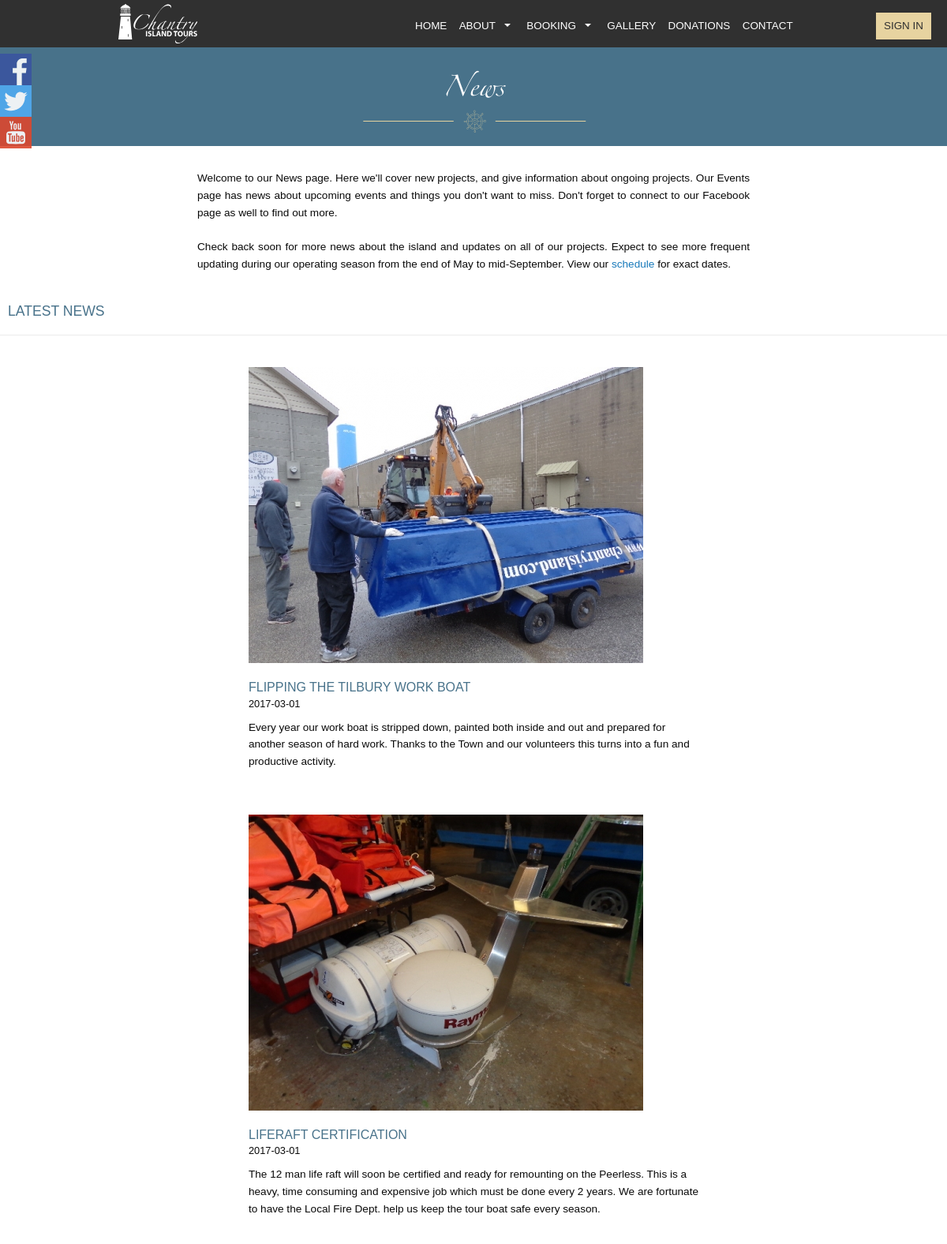
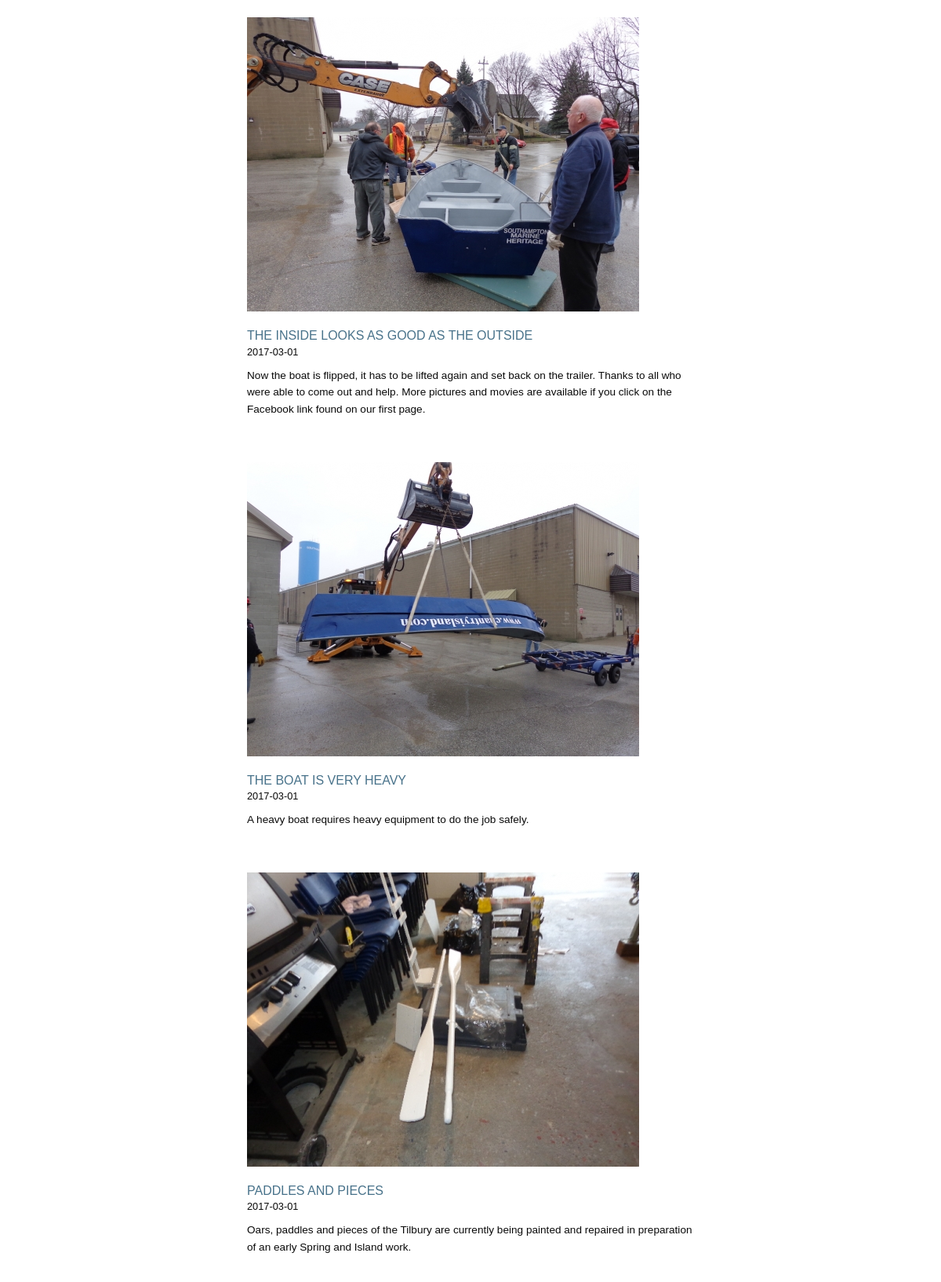
Page /news.php (upper part) on the committed database (2 pictures, top to bottom).
### tables this page shows
CREATE TABLE `tbl_news` (
  `news_id` mediumint(40) UNSIGNED NOT NULL,
  `news_type` mediumint(40) NOT NULL,
  `news_title` varchar(100) DEFAULT NULL,
  `news_date` varchar(100) DEFAULT NULL,
  `news_image` varchar(200) DEFAULT NULL,
  `news_content` text
);

### admin/phpscripts/functions.php (called while the page is built, shortened)
<?php
	function dynamicNews($tbl, $col, $id) {
		include('connect.php');
		$querySingle = "SELECT * FROM {$tbl} WHERE {$col}={$id} ORDER BY news_id DESC";
		$runSingle = mysqli_query($link, $querySingle);
		if($runSingle){
			return $runSingle;
		}else{
			$error =  "<i>There was an error accessing this information. Please contact your admin.</i>";
			return $error;
		}
	}
?>

### news.php (the view, shortened to what this page needs)
<?php
  $tbl = "tbl_news";
  $col = "news_type";
  $id = 1;
  $news = dynamicNews($tbl, $col, $id);
  require_once("includes/header.php");
?>
      <div class="row aboutInfo">
        <div class="small-12 medium-12 large-12 columns aboutHead">
          <h2>News</h2>
          <img src="images/wheel.svg" alt="Boat wheel" class="wheel">
        </div>
        <div class="small-12 medium-12 large-12 columns aboutBlurb">
          <p>Welcome to our News page. Here we'll cover new projects, and give information about ongoing projects. Our Events page has news about upcoming events and things you don't want to miss. Don't forget to connect to our Facebook page as well to find out more.<br><br>
          Check back soon for more news about the island and updates on all of our projects. Expect to see more frequent updating during our operating season from the end of May to mid-September. View our <a href="schedule.php">schedule</a> for exact dates.</p>
        </div>
      </div>
      <div class="row" id="newsStories">
        <div class="small-12 medium-12 large-12 columns" id="featured">
          <h3>Latest News</h3>
        </div>
        <div class="small-12 medium-12 large-12 columns">
            <?php
              while($row = mysqli_fetch_array($news)) {
                echo "<div class=\"small-12 medium-6 medium-offset-3 large-6 large-offset-3 columns end\">";
                echo "<img src=\"images/news/{$row['news_image']}\" alt=\"{$row['news_title']}\">";
                echo "<h4>{$row['news_title']}</h4>";
                echo "<h5>{$row['news_date']}</h5>";
                echo "<p>{$row['news_content']}</p>";
                echo "</div>";
              }
            ?>
        </div>
      </div>
<?php
  require_once("includes/footer.php");
?>

### css/app.css (style rules this page uses)
body { background-color: #fff; }
h1, h2 { font-family: 'Zapfino', cursive; }
h3 { font-family: 'MyriadPro-Bold', sans-serif; text-transform: uppercase; font-size: 1.1em; }
p { font-family: 'MyriadPro-Regular', sans-serif; text-align: justify; font-size: 0.85em; }
a { font-family: 'MyriadPro-Semibold', sans-serif; }
.wheel { margin: -10px 0 10px 0; width: 300px; }
@media screen and (min-width: 40em) { h2 { font-size: 1.5em; } }
.aboutInfo { min-width: 100%; text-align: center; }
.aboutHead { background-color: #48728a; padding-top: 40px; }
.aboutHead h2 { color: #fff; }
.aboutBlurb { padding: 20px 20px 10px 20px; }
@media screen and (min-width: 40em) { .aboutBlurb { padding: 30px 50px 10px 50px; } }
@media screen and (min-width: 64.063em) { .aboutBlurb { padding: 30px 250px 10px 250px; } }
#newsStories h3 { color: #48728a; }
#newsStories h4 { color: #48728a; text-transform: uppercase; font-family: 'MyriadPro-Semibold', sans-serif; font-size: 1em; margin: 0; padding: 0; }
#featured { border-bottom: 1px solid #ebebeb; }
#newsStories h5 { font-size: 0.8em; font-family: 'MyriadPro-Semibold', sans-serif; margin: 0 0 10px 0; padding: 0; }
#newsStories div { padding: 10px; }
#newsStories p { text-align: left; }
#newsStories img { padding: 20px 0 20px 0; }
@media screen and (min-width: 40em) { #newsStories p { float: left; } }

### rows in the picture
tbl_news: news_image (picture), news_title "FLIPPING THE TILBURY WORK BOAT", news_date "2017-03-01", news_content "Every year our work boat is stripped down, painted both inside and out and prepared for another season of hard work. Thanks to the Town and our volunteers this turns into a fun and productive activity."
tbl_news: news_image (picture), news_title "LIFERAFT CERTIFICATION", news_date "2017-03-01", news_content "The 12 man life raft will soon be certified and ready for remounting on the Peerless. This is a heavy, time consuming and expensive job which must be done every 2 years. We are fortunate to have the Local Fire Dept. help us keep the tour boat safe every season."
tbl_news: news_image (picture), news_title "THE INSIDE LOOKS AS GOOD AS THE OUTSIDE", news_date "2017-03-01", news_content "Now the boat is flipped, it has to be lifted again and set back on the trailer. Thanks to all who were able to come out and help. More pictures and movies are available if you click on the Facebook link found on our first page."
tbl_news: news_image (picture), news_title "THE BOAT IS VERY HEAVY", news_date "2017-03-01", news_content "A heavy boat requires heavy equipment to do the job safely."
tbl_news: news_image (picture), news_title "PADDLES AND PIECES", news_date "2017-03-01", news_content "Oars, paddles and pieces of the Tilbury are currently being painted and repaired in preparation of an early Spring and Island work."
